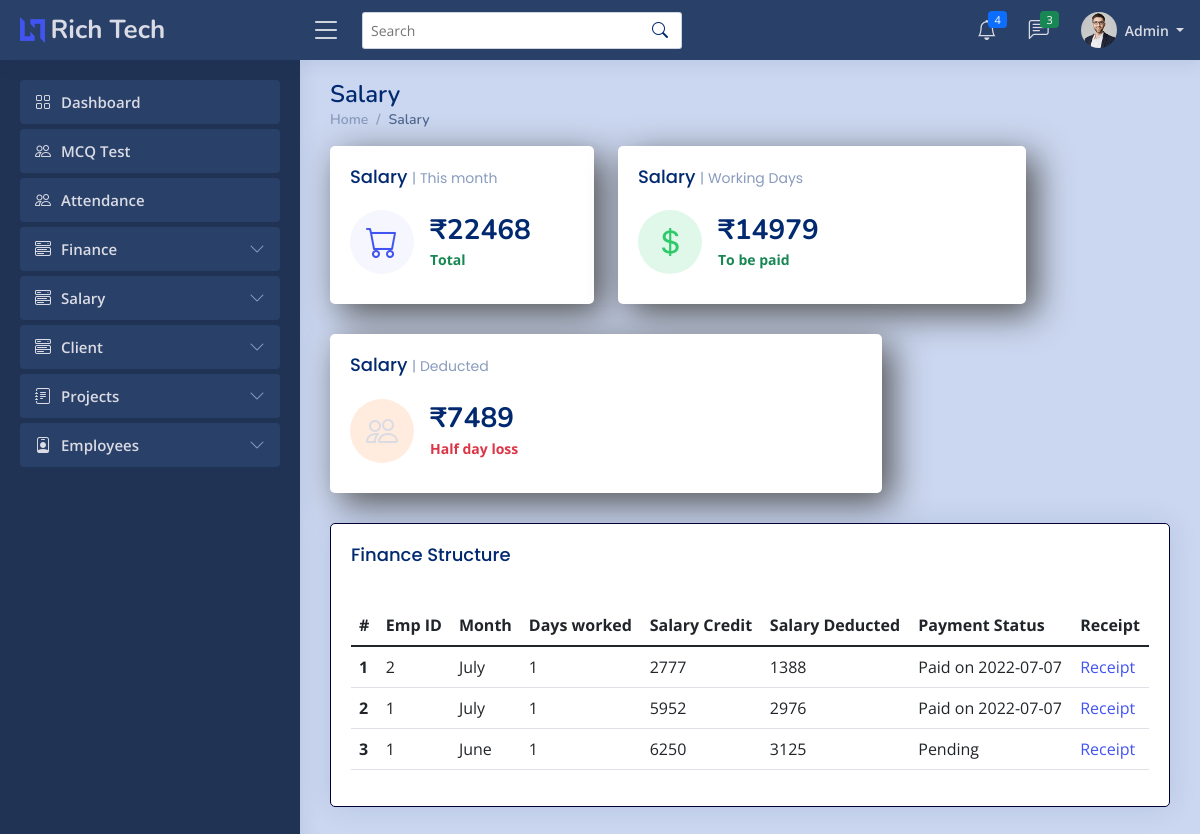
The app's page /admin/allsalary.php (signed in) with its own data.
### tables this page shows
CREATE TABLE `salpayt` (
  `Id` int(7) NOT NULL,
  `euid` varchar(255) NOT NULL,
  `month` int(7) NOT NULL,
  `year` int(7) NOT NULL,
  `daysworked` int(7) NOT NULL,
  `bonus` int(12) DEFAULT NULL,
  `tsalary` int(11) NOT NULL,
  `dsalary` int(12) NOT NULL,
  `gsalary` int(7) DEFAULT NULL,
  `gdate` date DEFAULT NULL
);

### admin/allsalary.php (the view, shortened to what this page needs)
<?php
    if ($_SESSION['erole'] == "admin"){
?>
<!DOCTYPE html>
<html lang="en">
<head>
  <link href="../assets/vendor/bootstrap/css/bootstrap.min.css" rel="stylesheet">
  <link rel="stylesheet" href="../assets/vendor/bootstrap-icons/bootstrap-icons.css?v=<?php echo time(); ?>">
  <link href="../assets/vendor/boxicons/css/boxicons.min.css" rel="stylesheet">
  <link href="../assets/vendor/quill/quill.snow.css" rel="stylesheet">
  <link href="../assets/vendor/quill/quill.bubble.css" rel="stylesheet">
  <link href="../assets/vendor/remixicon/remixicon.css" rel="stylesheet">
  <link href="../assets/vendor/simple-datatables/style.css" rel="stylesheet">
  <link rel="stylesheet" href="../assets/css/style.css?v=<?php echo time(); ?>">
</head>
<body>
      <?php
        include './imports/nav-admin.php';
      ?>
  <main id="main" class="main">
    <div class="pagetitle">
      <h1>Salary</h1>
      <nav>
        <ol class="breadcrumb">
          <li class="breadcrumb-item"><a href="index.php">Home</a></li>
          <li class="breadcrumb-item active">Salary</li>
        </ol>
      </nav>
    </div>
    <section class="section dashboard">
      <div class="row">
        <div class="col-lg-12">
          <div class="row">
          <?php
              include '../imports/config.php';
              $conn = mysqli_connect($server_name, $username, $password, $database_name);
              $sqltotalpay = "SELECT SUM(tsalary + dsalary) from salpayt";
              $resulttotalpay = mysqli_query($conn, $sqltotalpay);
              $rowtotalpay = mysqli_fetch_assoc($resulttotalpay);
              $total_pay = $rowtotalpay['SUM(tsalary + dsalary)'];
              $sqltopay = "SELECT SUM(tsalary) from salpayt";
              $resulttopay = mysqli_query($conn, $sqltopay);
              $rowtopay = mysqli_fetch_assoc($resulttopay);
              $to_be_paid_salary = $rowtopay['SUM(tsalary)'];
            ?>
            <div class="col-xxl-4 col-md-4">
              <div class="fcard info-card sales-card">
                <div class="card-body">
                  <h5 class="card-title">Salary <span>| This month</span></h5>
                  <div class="d-flex align-items-center">
                    <div class="card-icon rounded-circle d-flex align-items-center justify-content-center">
                      <i class="bi bi-cart"></i>
                    </div>
                    <div class="ps-3">
                      <h6> <?php echo '₹', $total_pay;  ?> </h6>
                      <span class="text-success small pt-1 fw-bold">Total </span>
                    </div>
                  </div>
                </div>
              </div>
            </div>
            <div class="col-xxl-4 col-md-6">
              <div class="fcard info-card revenue-card">
                <div class="card-body">
                  <h5 class="card-title">Salary <span>| Working Days</span></h5>
                  <div class="d-flex align-items-center">
                    <div class="card-icon rounded-circle d-flex align-items-center justify-content-center">
                      <i class="bi bi-currency-dollar"></i>
                    </div>
                    <div class="ps-3">
                      <h6> <?php echo '₹',  $to_be_paid_salary ; ?> </h6>
                      <span class="text-success small pt-1 fw-bold"> To be paid </span>
                    </div>
                  </div>
                </div>
              </div>
            </div>
            <div class="col-xxl-4 col-md-8">
              <div class="fcard info-card customers-card">
                <div class="card-body">
                  <h5 class="card-title">Salary <span>| Deducted</span></h5>
                  <div class="d-flex align-items-center">
                    <div class="card-icon rounded-circle d-flex align-items-center justify-content-center">
                      <i class="bi bi-people"></i>
                    </div>
                    <div class="ps-3">
                      <h6> <?php echo '₹', ($total_pay - $to_be_paid_salary); ?></h6>
                      <span class="text-danger small pt-1 fw-bold">Half day loss</span>
                    </div>
                  </div>
                </div>
              </div>
            </div>
      </div>
    </section>
    <div class="card">
            <div class="card-body">
              <h5 class="card-title">Finance Structure</h5>
              <?php
                echo "<table class='table table-bordered table-striped'>";
                echo '<table class="table datatable">';
                echo "<thead>";
                  echo"<tr>";
                    echo"<th>#</th>";
                    echo"<th>Emp ID</th>";
                    echo"<th>Month</th>";
                    echo"<th>Days worked</th>";
                    echo"<th>Salary Credit</th>";
                    echo"<th>Salary Deducted</th>";
                    echo"<th>Payment Status</th>";
                    echo"<th>Receipt</th>";
                  echo"</tr>";
                echo"</thead>";
                echo"<tbody>";
                $sql = "SELECT * from salpayt";
                $result = mysqli_query($conn, $sql);
                $i = 1;
                while($row = mysqli_fetch_assoc($result)){
                  $monthNameW = date('F', mktime(0, 0, 0, $row['month'], 10));
                  $empid = $row['euid'];
                  $sqlinvoice = "SELECT `month`, `year` from salpayt where euid = '$empid'";
                  $resultinvoice = mysqli_query($conn, $sqlinvoice);
                  $rowinvoice = mysqli_fetch_assoc($resultinvoice);
                  $gmonth = $row['month'];
                  $gyear = $rowinvoice['year'];
                  echo"<tr>";
                    echo"<th row>".$i."</th>";
                    echo"<td>".$row['euid']."</td>";
                    echo"<td>".$monthNameW."</td>";
                    echo"<td>".$row['daysworked']."</td>";
                    echo"<td>".$row['tsalary']."</td>";
                    echo"<td>".$row['dsalary']."</td>";
                    if(is_null($row['gdate'])){
                      echo"<td>Pending</td>";
                    }else{
                      echo"<td>Paid on $row[gdate]</td>";
                    }
                    echo'<td><a href="invoice-salary.php?empid='.$empid.'&month='.$gmonth.'&year='.$gyear.'" target="_blank"> Receipt </a></td>';
                  echo"</tr>";
                  $i++;
                }
                    ?>
                </tbody>
              </table>
            </div>
          </div>
  </main>
</body>
</html>
<?php
    }else{
        header("Location: ../index.php");
    }
?>

### assets/css/style.css (style rules this page uses)
:root { scroll-behavior: smooth; }
body { font-family: "Open Sans", sans-serif; background: #cbd7f0; color: #444444; }
a { color: #4154f1; text-decoration: none; }
h1, h2, h3, h4, h5, h6 { font-family: "Nunito", sans-serif; }
#main { margin-top: 60px; padding: 20px 30px; transition: all 0.3s; }
.pagetitle { margin-bottom: 10px; }
.pagetitle h1 { font-size: 24px; margin-bottom: 0; font-weight: 600; color: #012970; }
.fcard { margin-bottom: 30px; border-width: 1px; border-color: #000033; border-radius: 5px; box-shadow: 0px 0 30px rgba(1, 41, 112, 0.1); background-color: white; color: rgba(255,255,0,0); box-shadow: inset 0px 0px 80px 5px rgba(0,0,0,0), 10px 10px 35px rgb(83, 83, 83); }
.card { margin-bottom: 30px; border-width: 1px; border-color: #000033; border-radius: 5px; box-shadow: 0px 0 30px rgba(1, 41, 112, 0.1); }
.card-title { padding: 20px 0 15px 0; font-size: 18px; font-weight: 500; color: #012970; font-family: "Poppins", sans-serif; }
.card-title span { color: #899bbd; font-size: 14px; font-weight: 400; }
.card-body { padding: 0 20px 20px 20px; }
.breadcrumb { font-size: 14px; font-family: "Nunito", sans-serif; color: #899bbd; font-weight: 600; }
.breadcrumb a { color: #899bbd; transition: 0.3s; }
.breadcrumb .breadcrumb-item::before { color: #899bbd; }
.breadcrumb .active { color: #51678f; font-weight: 600; }
@media (min-width: 1200px) { #main, #footer { margin-left: 300px; } }
.dashboard .info-card { padding-bottom: 10px; }
.dashboard .info-card h6 { font-size: 28px; color: #012970; font-weight: 700; margin: 0; padding: 0; }
.dashboard .card-icon { font-size: 32px; line-height: 0; width: 64px; height: 64px; flex-shrink: 0; flex-grow: 0; }
.dashboard .sales-card .card-icon { color: #4154f1; background: #f6f6fe; }
.dashboard .revenue-card .card-icon { color: #2eca6a; background: #e0f8e9; }
.dashboard .customers-card .card-icon { color: #ff771d; background: #ffecdf; }

### records on screen
salpayt: euid "2", month "July", daysworked "1", tsalary "2777", dsalary "1388", gdate "2022-07-07"
salpayt: euid "1", month "July", daysworked "1", tsalary "5952", dsalary "2976", gdate "2022-07-07"
salpayt: euid "1", month "June", daysworked "1", tsalary "6250", dsalary "3125", shows "Pending"

### other values on screen
$count "4"
$total_pay "22468"
$to_be_paid_salary "14979"
$total_pay - $to_be_paid_salary "7489"
